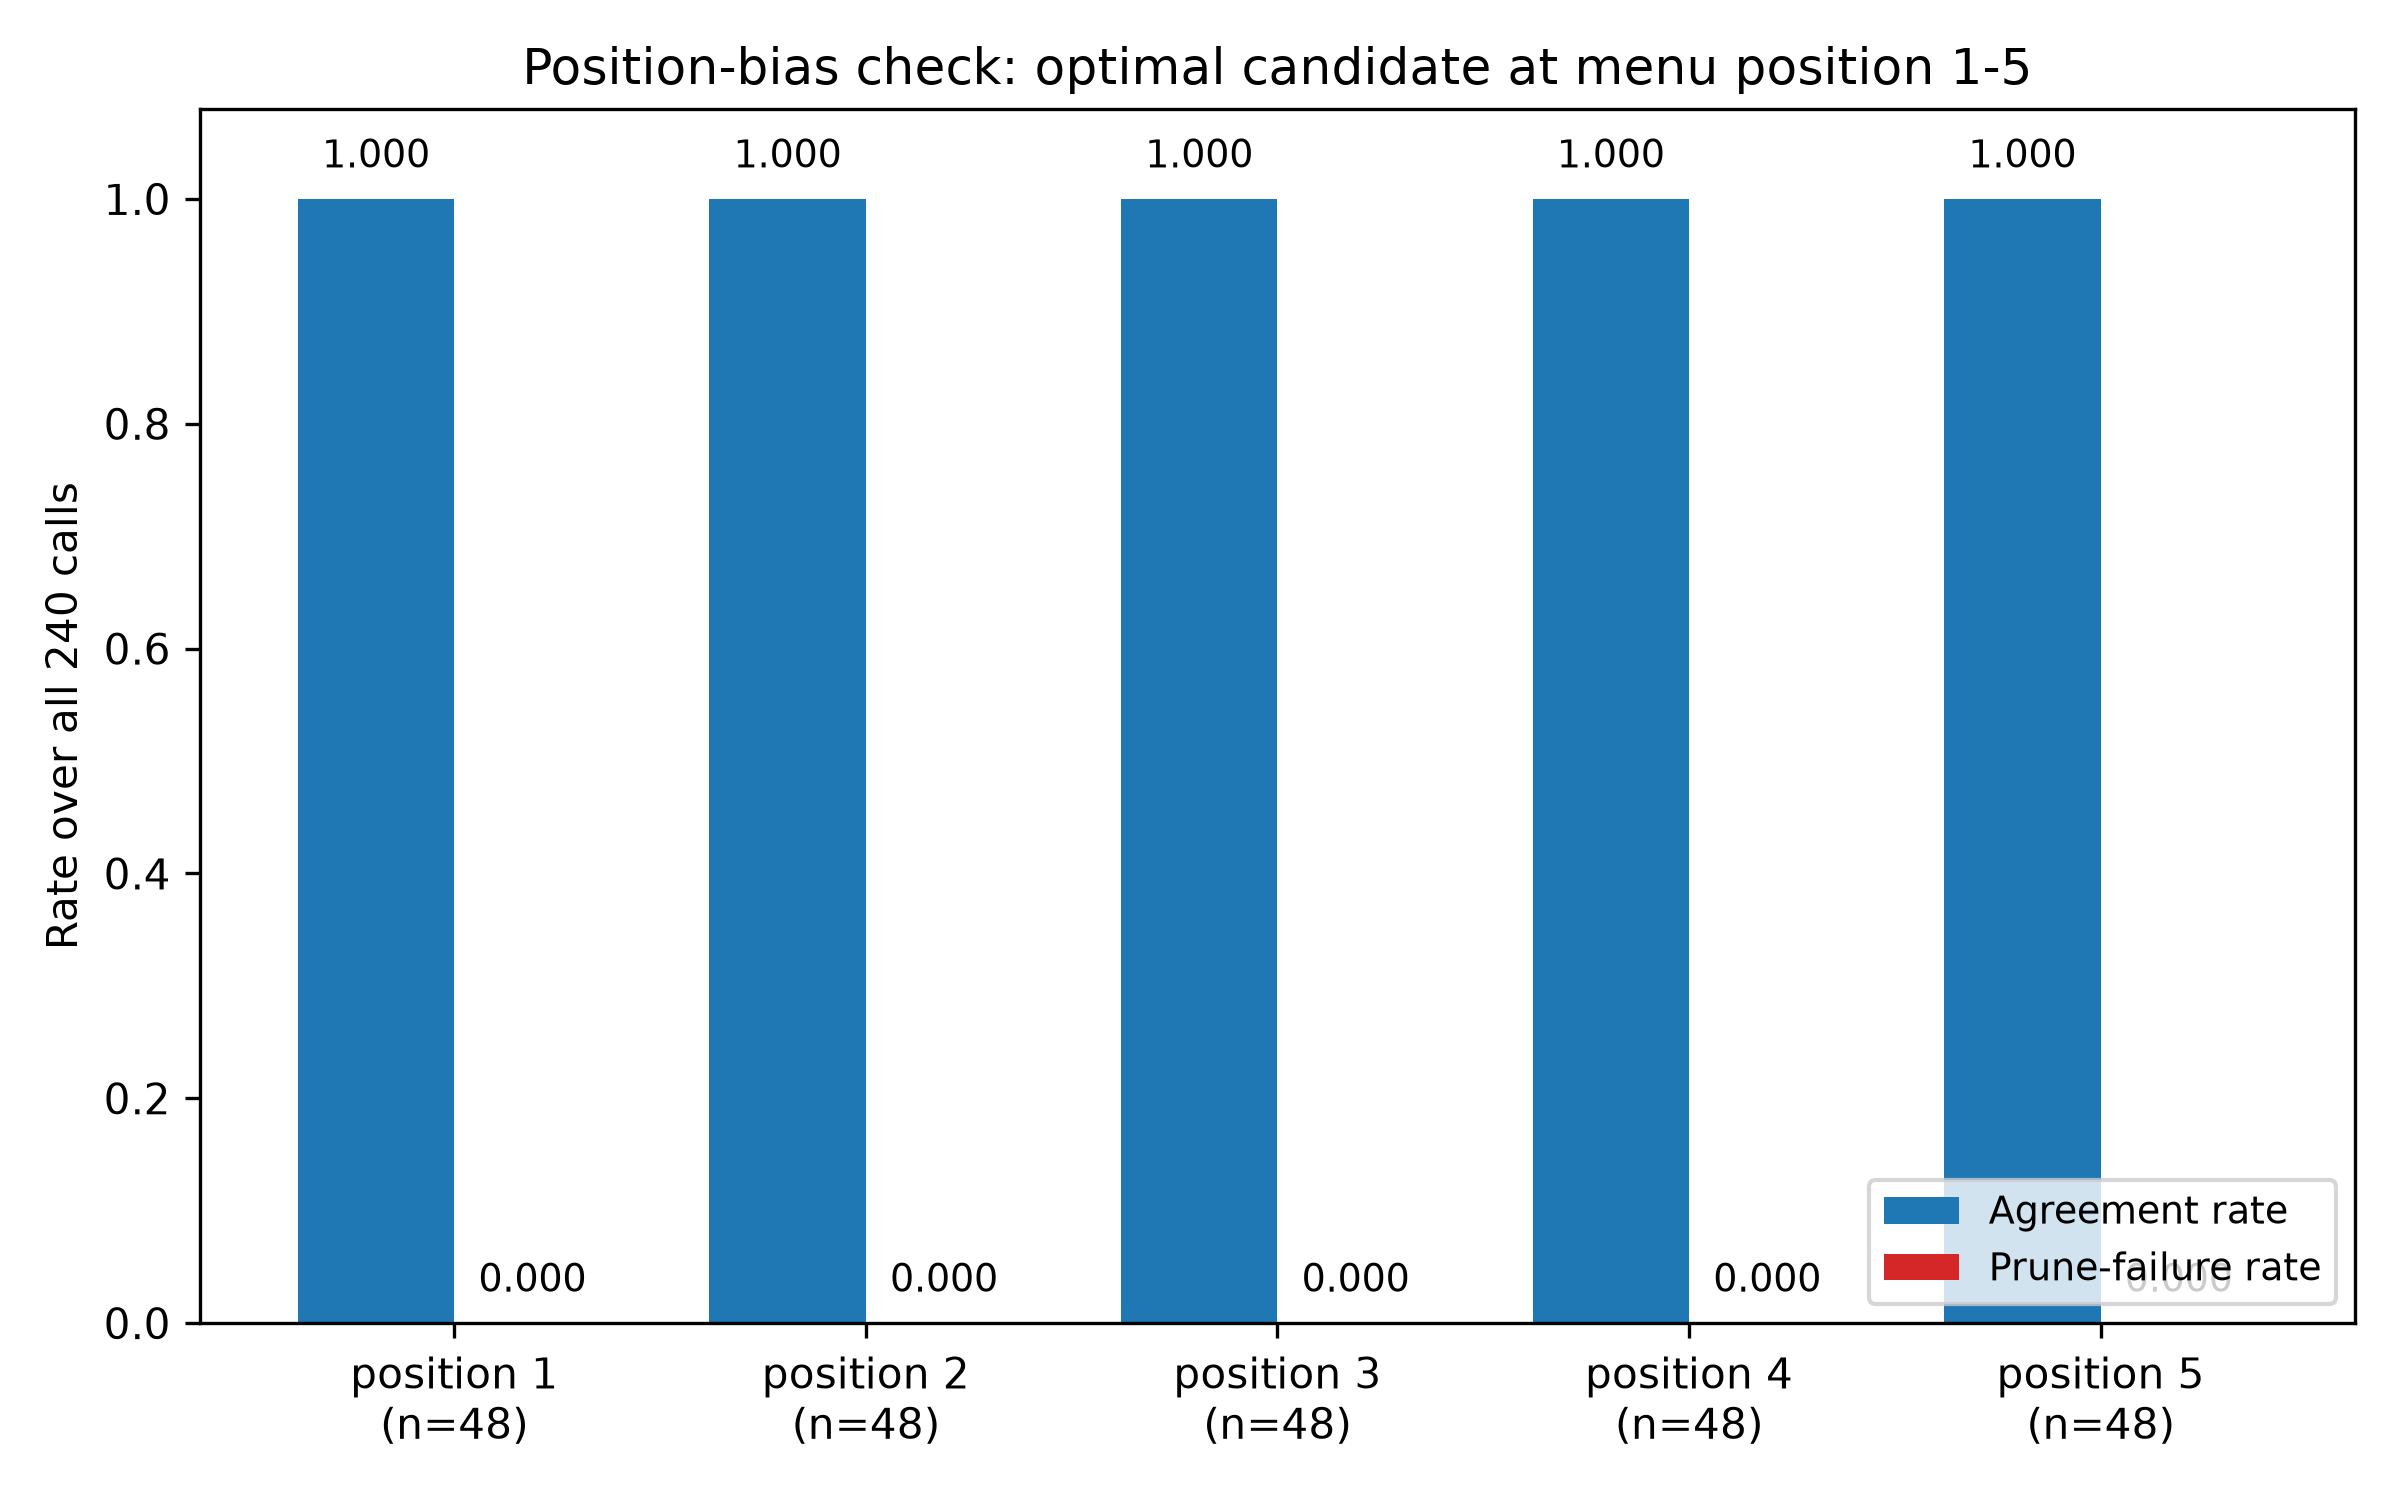

This figure's Python source:
# SPDX-License-Identifier: Apache-2.0
# Position-bias check over menu positions, v2.0.0 discrimination phase.
# Agreement and prune-failure rates by optimal-candidate position,
# recomputed from the raw v2 run records plus the committed oracle with
# the sealed-criterion code in
# experiments/judge-enumeration-v2/analyze_v2.py. Render with:
#     uv run --with matplotlib python figures/fig3-position-bias.py

import pathlib
import sys

import matplotlib

matplotlib.use("Agg")
import matplotlib.pyplot as plt

REPO = pathlib.Path(__file__).resolve().parents[1]
sys.path.insert(0, str(REPO / "experiments" / "judge-enumeration-v2"))
import analyze_v2 as a  # noqa: E402

AGREE_COLOR = "#1f77b4"
PRUNE_COLOR = "#d62728"


def main():
    oracle, problems, calls = a.load_inputs()
    records = [a.per_call_record(oracle, c) for c in calls]
    bias = a.position_bias(records)

    positions = [str(p) for p in range(1, 6)]
    agree = [bias[p]["agreement"] for p in positions]
    prune = [bias[p]["prune_failure"] for p in positions]
    ns = [bias[p]["n"] for p in positions]

    fig, ax = plt.subplots(figsize=(8, 5))
    x = range(len(positions))
    ax.bar([i - 0.19 for i in x], agree, width=0.38, color=AGREE_COLOR,
           label="Agreement rate")
    ax.bar([i + 0.19 for i in x], prune, width=0.38, color=PRUNE_COLOR,
           label="Prune-failure rate")
    ax.set_xticks(list(x))
    ax.set_xticklabels([f"position {p}\n(n={n})" for p, n in zip(positions, ns)])
    ax.set_ylim(0, 1.08)
    ax.set_ylabel("Rate over all 240 calls")
    ax.set_title("Position-bias check: optimal candidate at menu position 1-5")
    for i in x:
        ax.text(i - 0.19, agree[i] + 0.02, f"{agree[i]:.3f}",
                ha="center", va="bottom", fontsize=9)
        ax.text(i + 0.19, prune[i] + 0.02, f"{prune[i]:.3f}",
                ha="center", va="bottom", fontsize=9)
    ax.legend(loc="lower right", fontsize=9)
    fig.tight_layout()
    out = pathlib.Path(__file__).resolve().parent / "fig3-position-bias.png"
    fig.savefig(out, dpi=300)
    print(f"wrote {out}")


if __name__ == "__main__":
    main()
